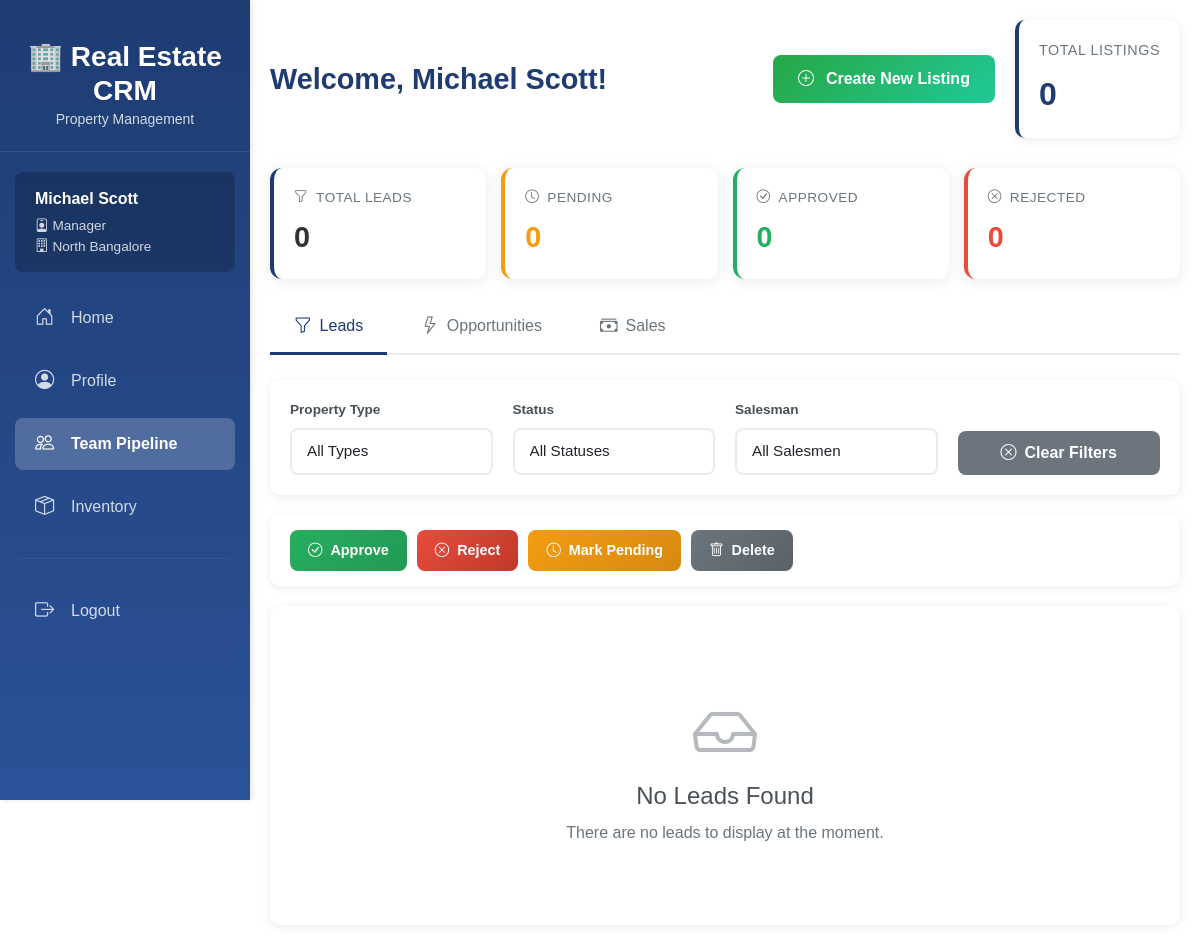
Before: /dashboard/manager/ (signed in) with the older database file.
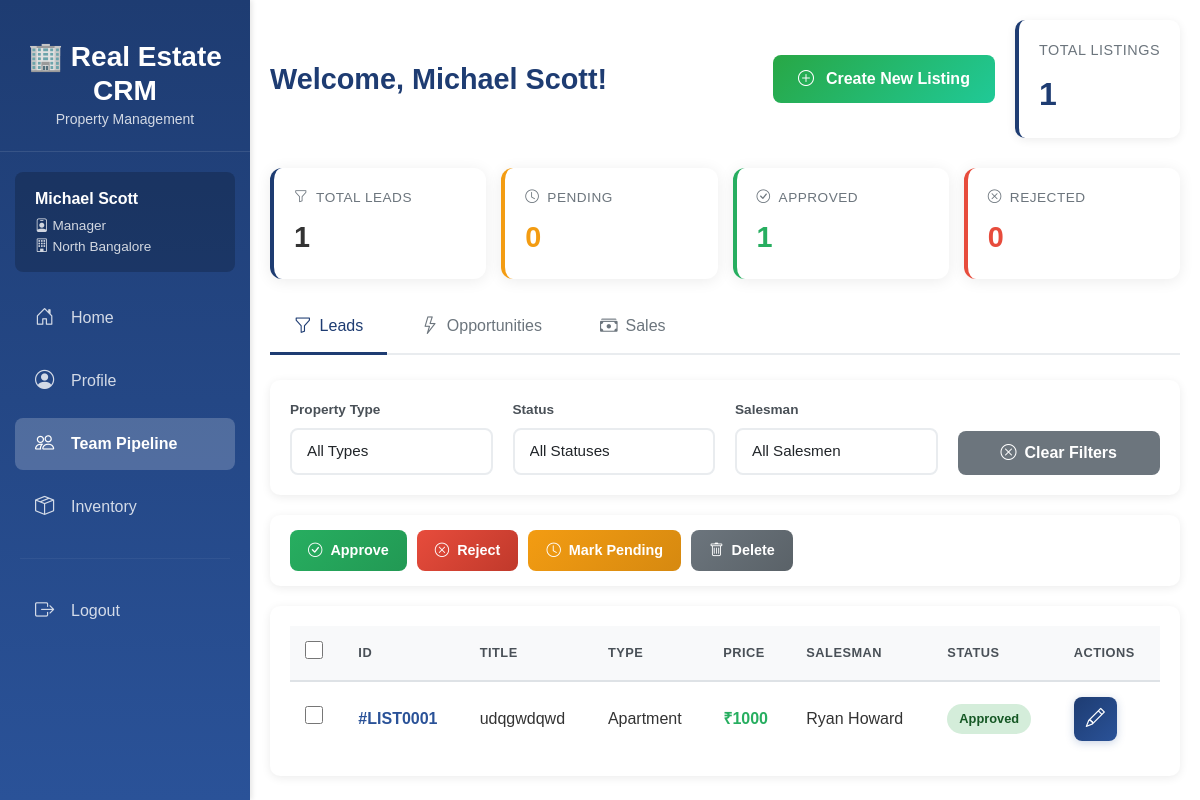
After: the same page with the newer database file.
### inventory/models.py (models this page shows, shortened)
class Listing(models.Model):
    class typeChoices(models.TextChoices):
        VILLA = "Villa", "Villa"
        APARTMENT = "Apartment", "Apartment"
        WAREHOUSE = "Warehouse", "Warehouse"
        RETAIL_STORE = "Retail", "Retail Store"
        OFFICE_SPACE = "Office", "Office Space"
    class leadStatusChoices(models.TextChoices):
        PENDING = "Pending", "Pending Approval"
        REJECTED = "Rejected", "Rejected"
        APPROVED = "Approved", "Approved"
    class oppStatusChoices(models.TextChoices):
        PROSPECTING = "Prospecting", "Prospecting"
        NEGOTIATING = "Negotiating", "Negotiating"
        PENDING = "Pending", "Pending Approval"
        REJECTED = "Rejected", "Rejected"
        APPROVED = "Approved", "Approved"
    class saleStatusChoices(models.TextChoices):
        PROCESSING = "Processing", "Processing"
        CLOSED_WON = "ClosedW", "Closed Won"
        CLOSED_LOST = "ClosedL", "Closed Lost"
    id = models.CharField(max_length=10, primary_key=True)
    branch  = models.ForeignKey(
        'org.Branch',
        on_delete=models.CASCADE,
        related_name='listings'
    )
    type = models.TextField(
        choices=typeChoices.choices,
        default=typeChoices.VILLA)
    proposed_price = models.DecimalField(max_digits=12, decimal_places=2)
    title = models.CharField(max_length=200)
    address = models.TextField()
    city = models.CharField(max_length=100)
    lead_status = models.TextField(
        choices=leadStatusChoices.choices,
        default=leadStatusChoices.PENDING
    )
    lead_approved_by = models.ForeignKey(
        'accounts.User',
        on_delete=models.SET_NULL,
        null=True,
        blank=True,
        related_name='approved_leads'
    )
    lead_approved_at = models.DateTimeField(null=True, blank=True)
    opp_status = models.TextField(
        choices=oppStatusChoices.choices,
        null=True, blank=True
    )
    opp_approved_by = models.ForeignKey(
        'accounts.User',
        on_delete=models.SET_NULL,
        null=True,
        blank=True,
        related_name='approved_opportunities'
    )
    opp_approved_at = models.DateTimeField(null=True, blank=True)
    opp_price = models.DecimalField(max_digits=12, decimal_places=2, null=True, blank=True)
    sale_status = models.TextField(
        choices=saleStatusChoices.choices,
        null=True, blank=True
    )
    sale_closed_at = models.DateTimeField(null=True, blank=True)
    sale_price = models.DecimalField(max_digits=12, decimal_places=2, null=True, blank=True)
    created_at = models.DateTimeField(auto_now_add=True)
    updated_at = models.DateTimeField(auto_now=True)
    is_active = models.BooleanField(default=True)
    assigned_salesman = models.ForeignKey(
        'accounts.User',
        on_delete=models.SET_NULL,
        null=True,
        blank=True,
        related_name='assigned_salesmen',
        limit_choices_to={'role': 'Salesman'},
    )
    comments = models.CharField(null=True, max_length=100, blank=True)

### accounts/models.py (models this page shows, shortened)
class User(AbstractUser):
    class Role(models.TextChoices):
        CEO = "CEO", "CEO",
        MANAGER = "Manager", "Manager",
        SALESMAN = "Salesman", "Salesman"
    role = models.CharField(
        max_length=20,
        choices=Role.choices,
        default=Role.SALESMAN
    )
    branch = models.ForeignKey(
        'org.Branch',
        on_delete=models.SET_NULL,
        null=True,
        blank=True,
        related_name='users'
    )
    manager = models.ForeignKey(
        'self',
        on_delete=models.SET_NULL,
        null=True,
        blank=True,
        limit_choices_to={'role': Role.MANAGER},
        related_name='salesmen'
    )

### dashboards/views.py (the view, shortened to what this page needs)
# urls.py: path('manager/', views.manager_dashboard, name='manager_dashboard'),
@never_cache
@login_required
@user_passes_test(is_manager)
def manager_dashboard(request):
    salesmen_under_manager = User.objects.filter(manager=request.user)
    listings = Listing.objects.filter(
        Q(assigned_salesman__in=salesmen_under_manager) |
        Q(assigned_salesman=request.user)
    ).select_related('assigned_salesman', 'apartment_details', 'villa_details', 'office_details', 'retail_details', 'warehouse_details')
    property_type = request.GET.get('type', '')
    city = request.GET.get('city', '')
    salesman_id = request.GET.get('salesman', '')
    status = request.GET.get('status', '')
    if property_type and property_type != 'all':
        listings = listings.filter(type=property_type)
    if city and city != 'all':
        listings = listings.filter(city=city)
    if salesman_id and salesman_id != 'all':
        listings = listings.filter(assigned_salesman_id=salesman_id)
    available_types = listings.values_list('type', flat=True).distinct()
    available_cities = listings.values_list('city', flat=True).distinct()
    stage = request.GET.get('stage', 'lead')
    if stage == 'opportunity':
        available_statuses = listings.values_list('opp_status', flat=True).distinct()
    elif stage == 'sale':
        available_statuses = listings.values_list('sale_status', flat=True).distinct()
    else:
        available_statuses = listings.values_list('lead_status', flat=True).distinct()
    salesmen = salesmen_under_manager.order_by('first_name', 'last_name')
    lead_count = listings.filter(
        Q(lead_status=Listing.leadStatusChoices.PENDING) |
        Q(lead_status=Listing.leadStatusChoices.APPROVED) |
        Q(lead_status=Listing.leadStatusChoices.REJECTED)).count()
    lead_active_count = listings.filter(lead_status=Listing.leadStatusChoices.PENDING).count()
    lead_approved_count = listings.filter(lead_status=Listing.leadStatusChoices.APPROVED).count()
    lead_rejected_count = listings.filter(lead_status=Listing.leadStatusChoices.REJECTED).count()
    opp_count = listings.filter(
        Q(opp_status=Listing.oppStatusChoices.PENDING) |
        Q(opp_status=Listing.oppStatusChoices.PROSPECTING) |
        Q(opp_status=Listing.oppStatusChoices.NEGOTIATING) |
        Q(opp_status=Listing.oppStatusChoices.APPROVED) |
        Q(opp_status=Listing.oppStatusChoices.REJECTED)).count()
    opp_active_count = listings.filter(
        Q(opp_status=Listing.oppStatusChoices.PENDING) |
        Q(opp_status=Listing.oppStatusChoices.PROSPECTING) |
        Q(opp_status=Listing.oppStatusChoices.NEGOTIATING)).count()
    opp_approved_count = listings.filter(opp_status=Listing.oppStatusChoices.APPROVED).count()
    opp_rejected_count = listings.filter(opp_status=Listing.oppStatusChoices.REJECTED).count()
    sale_count = listings.filter(
        Q(sale_status=Listing.saleStatusChoices.PROCESSING) |
        Q(sale_status=Listing.saleStatusChoices.CLOSED_WON) |
        Q(sale_status=Listing.saleStatusChoices.CLOSED_LOST)).count()
    sale_active_count = listings.filter(sale_status=Listing.saleStatusChoices.PROCESSING).count()
    sale_won_count = listings.filter(sale_status=Listing.saleStatusChoices.CLOSED_WON).count()
    sale_lost_count = listings.filter(sale_status=Listing.saleStatusChoices.CLOSED_LOST).count()
    stage = request.POST.get('stage', 'lead')
    active_tab = request.GET.get('active_tab', 'leads')
    context = {
        'listings': listings,
        'available_types': available_types,
        'available_cities': available_cities,
        'salesmen': salesmen,
        'filters': {
            'type': property_type,
            'city': city,
            'salesman_id': salesman_id,
            'status': status
        },
        'available_statuses': available_statuses,
        'lead_count': lead_count,
        'lead_active_count': lead_active_count,
        'lead_approved_count': lead_approved_count,
        'lead_rejected_count': lead_rejected_count,
        'opp_count': opp_count,
        'opp_active_count': opp_active_count,
        'opp_approved_count': opp_approved_count,
        'opp_rejected_count': opp_rejected_count,
        'sale_count': sale_count,
        'sale_active_count': sale_active_count,
        'sale_won_count': sale_won_count,
        'sale_lost_count': sale_lost_count,
        'stage': stage,
        'active_tab': active_tab
    }
    return render(request, 'dashboards/manager_dashboard.html', context)

### dashboards/views.py (called while the page is built)
def is_manager(user):
    return user.role == 'Manager'

### dashboards/templates/dashboards/manager_dashboard.html (shortened to what the changed rows need)
{% extends 'base.html' %}
{% load static %}
{% block extra_css %}
<link rel="stylesheet" href="{% static 'css/dashboard.css' %}">
<link rel="stylesheet" href="{% static 'css/components.css' %}">
<link rel="stylesheet" href="{% static 'css/inline-edit.css' %}">
{% endblock %}
{% block content %}
<div class="dashboard-header">
    <h1 class="dashboard-welcome">Welcome, {{ user.get_full_name|default:user.username }}!</h1>
    <div class="stats-overview-card">
        <div class="stats-title">Total Listings</div>
        <div class="stats-value">{{ listings|length }}</div>
    </div>
</div>
<div class="stats-group active" id="stats-leads">
    <div class="stats-card total">
        <div class="stats-label"><i class="bi bi-funnel"></i> Total Leads</div>
        <div class="stats-number">{{ lead_count }}</div>
    </div>
    <div class="stats-card approved">
        <div class="stats-label"><i class="bi bi-check-circle"></i> Approved</div>
        <div class="stats-number">{{ lead_approved_count }}</div>
    </div>
</div>
<div id="leads" class="tab-content active">
    <form method="post" id="filter-form-leads">
        <div class="table-container">
            {% if listings %}
            <table id="manager-leads-table" class="data-table">
                <thead>
                    <tr>
                        <th><input type="checkbox" id="select_all_leads" onchange="toggleSelectAll(this)"></th>
                        <th>ID</th>
                        <th>Title</th>
                        <th>Type</th>
                        <th>Price</th>
                        <th>Salesman</th>
                        <th>Status</th>
                        <th>Actions</th>
                    </tr>
                </thead>
                <tbody>
                    {% for listing in listings %}
                    {% if listing.lead_status %}
                    <tr data-listing-id="{{ listing.id }}" data-property-type="{{ listing.type }}" data-salesman-id="{{ listing.assigned_salesman.id|default:'' }}" data-status="{{ listing.lead_status|default:'' }}">
                        <td>
                            <input type="checkbox" name="listing_ids" value="{{ listing.id }}" class="listing-checkbox">
                        </td>
                        <td>
                            <a href="{% url 'inventory:listing_detail' listing.pk %}" class="id-link">
                                #{{ listing.id }}
                            </a>
                        </td>
                        <td>{{ listing.title }}</td>
                        <td>{{ listing.get_type_display }}</td>
                        <td class="price-cell">₹{{ listing.proposed_price|floatformat:0 }}</td>
                        <td>{{ listing.assigned_salesman.get_full_name|default:listing.assigned_salesman.username|default:"—" }}</td>
                        <td>
                            {% if listing.lead_status == "Pending" %}
                            <span class="status-badge pending">Pending</span>
                            {% elif listing.lead_status == "Approved" %}
                            <span class="status-badge approved">Approved</span>
                            {% elif listing.lead_status == "Rejected" %}
                            <span class="status-badge rejected">Rejected</span>
                            {% else %}
                            <span class="status-badge">{{ listing.get_lead_status_display }}</span>
                            {% endif %}
                        </td>
                        <td>
                            <div class="btn-group" role="group">
                                <button type="button" class="btn btn-sm btn-primary btn-inline-edit" title="Edit">
                                    <i class="bi bi-pencil"></i>
                                </button>
                            </div>
                        </td>
                    </tr>
                    {% endif %}
                    {% endfor %}
                </tbody>
            </table>
            {% else %}
            <div class="empty-state">
                <i class="bi bi-inbox"></i>
                <h4>No Leads Found</h4>
                <p>There are no leads to display at the moment.</p>
            </div>
            {% endif %}
        </div>
    </form>
</div>
{% endblock %}

Changed rows visible on the page:
added Listing: id "LIST0001", title "udqgwdqwd", type "Apartment", proposed_price "1000", assigned_salesman.get_full_name "Ryan Howard", lead_status "Approved"
Other visible differences:
{{ listings|length }}: "0" → "1"
{{ lead_count }}: "0" → "1"
{{ lead_approved_count }}: "0" → "1"
form field value: (not shown) → "☐"
text no longer shown: "No Leads Found There are no leads to display at the moment."
text now shown: "ID TITLE TYPE PRICE SALESMAN STATUS ACTIONS"
